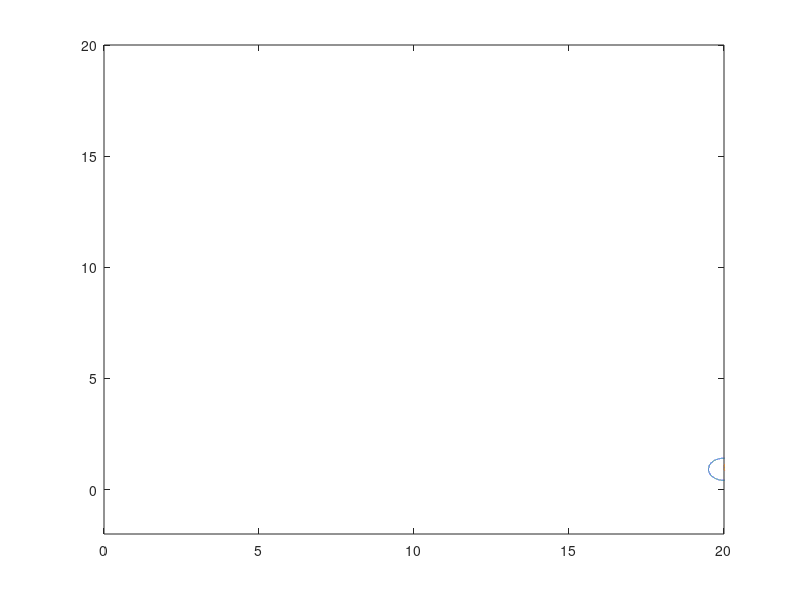

This chart was generated by the following MATLAB code:
clear
x = 0
y = sin(x);
y1 = sin(x + 0.5);
y2 = sin(x + 1);
y3 = sin(x + 1.5);
y4 = sin(x + 2);
h = plot(x + 0.5 * cos(0:0.001:2 * pi), y + 0.5 * sin(0:0.001:2 * pi))
hold on;
h1 = plot(x + 0.5 + 0.5 * cos(0:0.001:2 * pi), y1 + 0.5 * sin(0:0.001:2 * pi))
hold on;
h2 = plot(x + 1 + 0.5 * cos(0:0.001:2 * pi), y2 + 0.5 * sin(0:0.001:2 * pi))
hold on;
h3 = plot(x + 1.5 + 0.5 * cos(0:0.001:2 * pi), y3 + 0.5 * sin(0:0.001:2 * pi))
hold on;
h4 = plot(x + 2 + 0.5 * cos(0:0.001:2 * pi), y4 + 0.5 * sin(0:0.001:2 * pi))
hold on;

axis([0, 20, -2, 20]);
for k = 0:0.1:20
  y = sin(k);
  y1 = sin(k + 0.5);
  y2 = sin(k + 1);
  y3 = sin(k + 1.5);
  y4 = sin(k + 2);
  set(h, 'XData', k + 0.5 * cos(0:0.001:2 * pi), 'YData', y + 0.5 * sin(0:0.001:2 * pi));
  set(h1, 'XData', k + 0.5 + 0.5 * cos(0:0.001:2 * pi), 'YData', y1 + 0.5 * sin(0:0.001:2 * pi));
  set(h2, 'XData', k + 1 + 0.5 * cos(0:0.001:2 * pi), 'YData', y2 + 0.5 * sin(0:0.001:2 * pi));
  set(h3, 'XData', k + 1.5 + 0.5 * cos(0:0.001:2 * pi), 'YData', y3 + 0.5 * sin(0:0.001:2 * pi));
  set(h4, 'XData', k + 2 + 0.5 * cos(0:0.001:2 * pi), 'YData', y4 + 0.5 * sin(0:0.001:2 * pi));
  pause(0.05);
  drawnow
endfor

